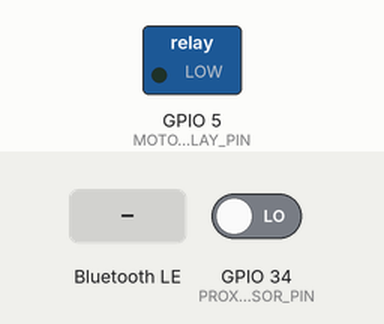
Bench run of a sketch on a simulated ESP32. On the bench: switched loads named in the sketch (green lamp = pin HIGH). Inputs (shaded band) come from the test bench; at power-on: GPIO 34 (PROXIMITY_SENSOR_PIN) LOW. Nothing arrives over Bluetooth unless stated; a phone connects over Bluetooth LE 3 s after start; what the sketch prints to the serial monitor is not drawn.

Above: at 1.2 s.
1.3 s: Bluetooth LE write "PLC:START" received
At 2.5 s:
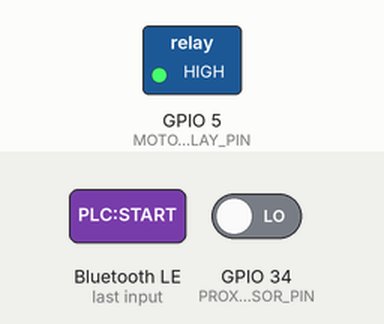
2.8 s: Bluetooth LE write "PLC:STOP" received
At 3.7 s:
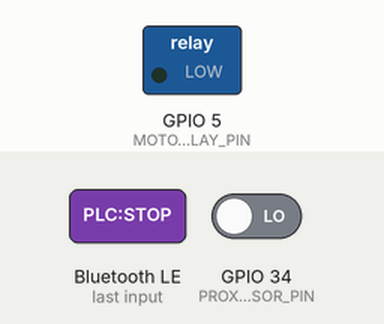
Timing chart, 0 to 5.8 s (numbered marks = the images above; inputs shaded):
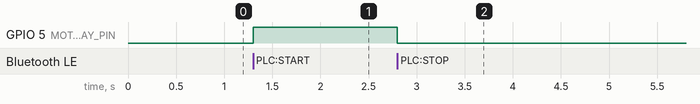

Measured:
- after the input at 1.3 s, GPIO 5 (MOTOR_RELAY_PIN): LOW → HIGH at once
- after the input at 2.8 s, GPIO 5 (MOTOR_RELAY_PIN): HIGH → LOW at once

The sketch:

cim_plc_firmware.ino
```cpp
/*
 * CIM_PLC_FIRMWARE.ino - v7.1
 * Firmware para Estación PLC (Cinta + Sensores)
 */

#define DEVICE_NAME "CIM_PLC_MASTER"
#define BLE_NAME "CIM_PLC_04"

#include <BLEDevice.h>
#include <BLEServer.h>
#include <BLEUtils.h>
#include <BLE2902.h>

#define SERVICE_UUID        "6E400001-B5A3-F393-E0A9-E50E24DCCA9E"
#define CHARACTERISTIC_UUID_RX "6E400002-B5A3-F393-E0A9-E50E24DCCA9E"
#define CHARACTERISTIC_UUID_TX "6E400003-B5A3-F393-E0A9-E50E24DCCA9E"

BLEServer* pServer = NULL;
BLECharacteristic* pTxCharacteristic = NULL;
bool deviceConnected = false;

#define MOTOR_RELAY_PIN 5
#define PROXIMITY_SENSOR_PIN 34

class MyServerCallbacks: public BLEServerCallbacks {
    void onConnect(BLEServer* pServer) { deviceConnected = true; }
    void onDisconnect(BLEServer* pServer) { deviceConnected = false; }
};

class MyCallbacks: public BLECharacteristicCallbacks {
    void onWrite(BLECharacteristic *pCharacteristic) {
      std::string rxValue = pCharacteristic->getValue();
      if (rxValue.length() > 0) {
        String cmd = String(rxValue.c_str());
        handleCommand(cmd);
      }
    }
};

void setup() {
  Serial.begin(115200);
  pinMode(MOTOR_RELAY_PIN, OUTPUT);
  pinMode(PROXIMITY_SENSOR_PIN, INPUT);
  digitalWrite(MOTOR_RELAY_PIN, LOW);

  BLEDevice::init(BLE_NAME);
  pServer = BLEDevice::createServer();
  pServer->setCallbacks(new MyServerCallbacks());

  BLEService *pService = pServer->createService(SERVICE_UUID);
  pTxCharacteristic = pService->createCharacteristic(CHARACTERISTIC_UUID_TX, BLECharacteristic::PROPERTY_NOTIFY);
  pTxCharacteristic->addDescriptor(new BLE2902());

  BLECharacteristic *pRxCharacteristic = pService->createCharacteristic(CHARACTERISTIC_UUID_RX, BLECharacteristic::PROPERTY_WRITE);
  pRxCharacteristic->setCallbacks(new MyCallbacks());

  pService->start();
  pServer->getAdvertising()->start();
  Serial.println("CIM PLC Firmware listo");
}

void loop() {
  // Simulación de sensor
  if (digitalRead(PROXIMITY_SENSOR_PIN) == HIGH) {
    if (deviceConnected) {
      String msg = "SENSOR_ACTIVATED|POS:5";
      pTxCharacteristic->setValue(msg.c_str());
      pTxCharacteristic->notify();
    }
    delay(2000);
  }
  delay(100);
}

void handleCommand(String cmd) {
  cmd.trim();
  if (cmd == "PLC:START") {
    digitalWrite(MOTOR_RELAY_PIN, HIGH);
    sendResponse("PLC:START;OK");
  } else if (cmd == "PLC:STOP") {
    digitalWrite(MOTOR_RELAY_PIN, LOW);
    sendResponse("PLC:STOP;OK");
  } else if (cmd.startsWith("C:DELIVER")) {
    sendResponse("DELIVER;OK");
  } else if (cmd.startsWith("C:STOP")) {
    sendResponse("STOP;OK");
  } else if (cmd.startsWith("C:FREE")) {
    sendResponse("FREE;OK");
  } else {
    sendResponse("UNKNOWN");
  }
}

void sendResponse(String response) {
  if (deviceConnected && pTxCharacteristic != NULL) {
    pTxCharacteristic->setValue(response.c_str());
    pTxCharacteristic->notify();
  }
}
```
